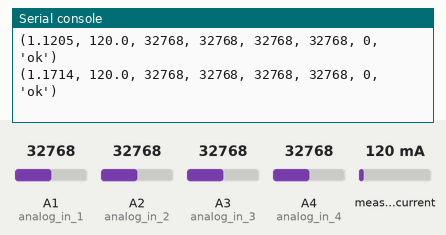
A program run on a simulated CircuitPython board. Shown: the last lines printed to the serial console. The test bench sets the inputs (shaded band); at power-on: measured current 120 mA, A1 (analog_in_1) = 32768, A2 (analog_in_2) = 32768, A3 (analog_in_3) = 32768, A4 (analog_in_4) = 32768 (analog values on the 0–65535 scale).

Above: at 1.2 s.
1.3 s: measured current set to 40 mA
At 1.34 s:
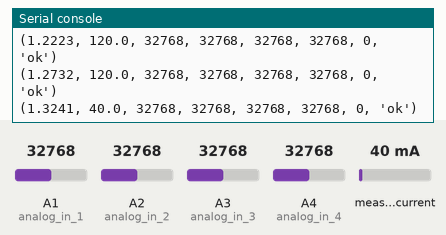
2.8 s: A1 (analog_in_1) set to 45874
At 2.81 s:
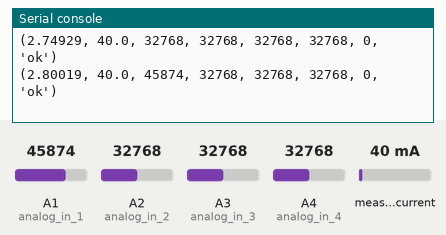
4.3 s: A2 (analog_in_2) set to 45874
At 4.34 s:
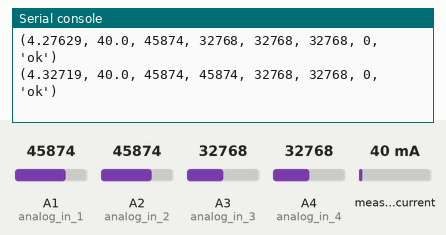
5.8 s: A3 (analog_in_3) set to 45874
At 5.82 s:
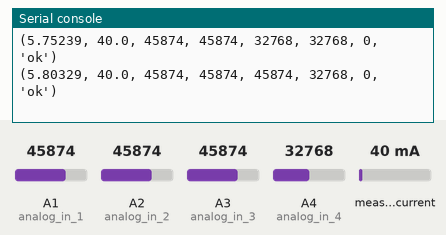
7.3 s: A4 (analog_in_4) set to 45874
At 7.34 s:
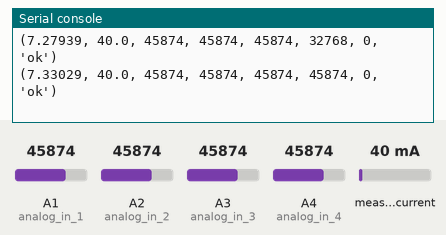
8.8 s: measured current set to 500 mA
At 8.82 s:
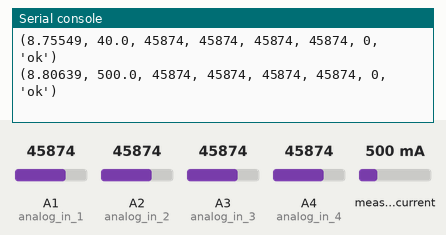
Timing chart, 0 to 11.3 s (numbered marks = the images above; inputs shaded):
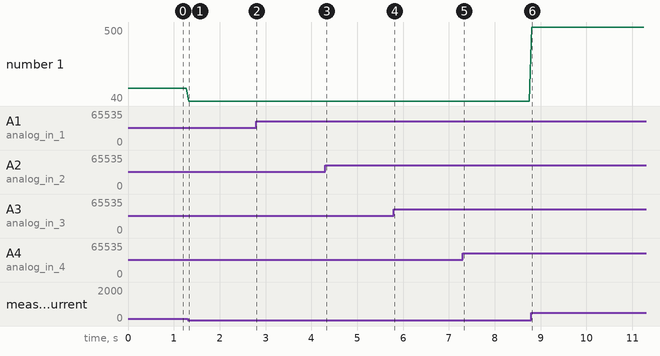

The program:

ecd_breadboard_data_transmitter.py
```python
import time
import board
from adafruit_ina219 import ADCResolution, BusVoltageRange, INA219
from analogio import AnalogIn

analog_in_1 = AnalogIn(board.A1)
analog_in_2 = AnalogIn(board.A2)
analog_in_3 = AnalogIn(board.A3)
analog_in_4 = AnalogIn(board.A4)

i2c_bus = board.I2C()  # uses board.SCL and board.SDA

ina219 = INA219(i2c_bus)


ina219.set_calibration_16V_400mA()

# change configuration to use 32 samples averaging for both bus voltage and shunt voltage
ina219.bus_adc_resolution = ADCResolution.ADCRES_12BIT_32S
ina219.shunt_adc_resolution = ADCResolution.ADCRES_12BIT_32S

def get_voltage(pin):
    return (pin.value * 3.3) / 65536

while True:
    current = ina219.current  # current in mA

#     voltage_1 = get_voltage(analog_in_1)
#     voltage_2 = get_voltage(analog_in_2)
#     voltage_3 = get_voltage(analog_in_3)
#     voltage_4 = get_voltage(analog_in_4)

    voltage_1_raw = analog_in_1.value
    voltage_2_raw = analog_in_2.value
    voltage_3_raw = analog_in_3.value
    voltage_4_raw = analog_in_4.value

    solenoid = 0 # not reading switch for now

    error = ""

    if ina219.overflow:
        error += "ina219_math_overflow;"

    if error == "":
        error = "ok"

    sample_time = time.monotonic()

    # note: 1 current read, 4 analog voltage reads, and the extra if statements etc. take 2 ms to execute

    print((sample_time, current, voltage_1_raw, voltage_2_raw, voltage_3_raw, voltage_4_raw, solenoid, error))

#     print("Shunt Current  :{:6.1f} mA".format(current))
#     print("Pressure       :{:4.0f}   psi".format(psi))
#     print("Voltage 1      :{:10.5f} V".format(voltage_1))
#     print("")
#     print((current,psi,voltage_1))

    time.sleep(0.05)
```

Measured:
- after the input at 1.3 s, the serial console: prints a new line at once (image 1)
- plotted number 1: 120 → 40 after the input at 1.3 s
